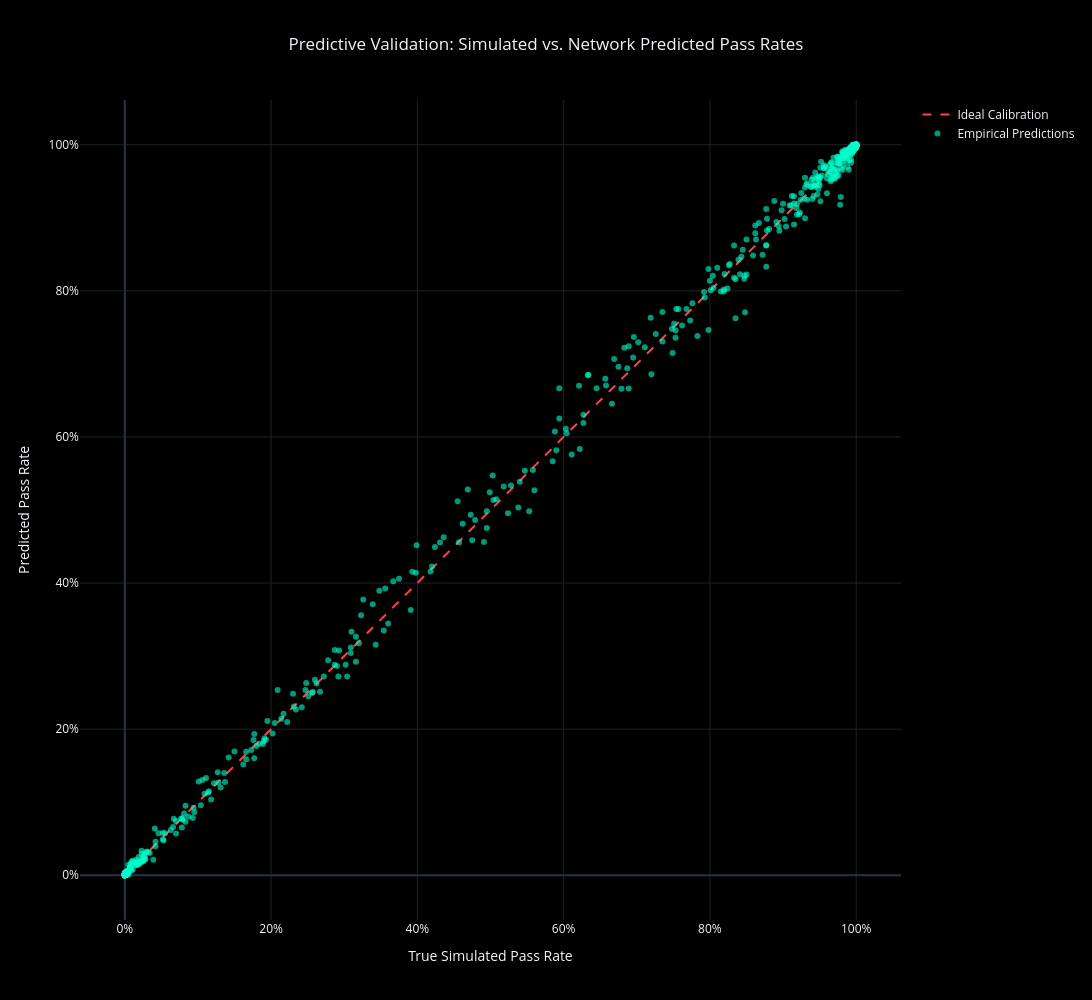

The code cell stored with this chart in its notebook:
### Code cell
from sklearn.model_selection import train_test_split
from sklearn.preprocessing import StandardScaler
from sklearn.metrics import r2_score, mean_absolute_error

import torch
import torch.nn as nn
import torch.optim as optim

device = torch.device("cuda" if torch.cuda.is_available() else "cpu")
print(f"[INFO] Target Execution Device: {str(device).upper()}")

df_validation = pd.DataFrame(rr_wr_passrate, columns=['RR', 'WR', 'Pass_Rate'])
X = df_validation[['RR', 'WR']].values
y = df_validation['Pass_Rate'].values

X_train, X_test, y_train, y_test = train_test_split(X, y, test_size=0.2, random_state=42)

scaler = StandardScaler()
X_train_scaled = scaler.fit_transform(X_train)
X_test_scaled = scaler.transform(X_test)

X_train_tensor = torch.tensor(X_train_scaled, dtype=torch.float32).to(device)
y_train_tensor = torch.tensor(y_train, dtype=torch.float32).unsqueeze(1).to(device)

X_test_tensor = torch.tensor(X_test_scaled, dtype=torch.float32).to(device)


class PassRateEmulator(nn.Module):
    def __init__(self):
        super(PassRateEmulator, self).__init__()
        self.network = nn.Sequential(
            nn.Linear(2, 128),     
            nn.ReLU(),
            nn.Linear(128, 64),    
            nn.ReLU(),
            nn.Linear(64, 32),     
            nn.ReLU(),
            nn.Linear(32, 1)       
        )
        
    def forward(self, x):
        return self.network(x)

nn_model = PassRateEmulator().to(device)

criterion = nn.MSELoss()
optimizer = optim.Adam(nn_model.parameters(), lr=0.005)


epochs = 2000
print(f"[INFO] Initializing model optimization over {epochs} epochs...")
print("-" * 50)

for epoch in range(epochs):
    nn_model.train()
    
    predictions = nn_model(X_train_tensor)
    loss = criterion(predictions, y_train_tensor)
    
    optimizer.zero_grad()
    loss.backward()
    optimizer.step()
    
    if (epoch + 1) % 200 == 0:
        print(f"Epoch [{epoch+1:04d}/{epochs}] | Mean Squared Error: {loss.item():.6f}")

print("-" * 50)
print("[INFO] Model training phase completed.")


nn_model.eval()
with torch.no_grad(): 
    y_pred_tensor = nn_model(X_test_tensor)
    y_pred = y_pred_tensor.cpu().numpy().flatten()

y_pred = np.clip(y_pred, 0.0, 1.0) 

r2 = r2_score(y_test, y_pred)
mae = mean_absolute_error(y_test, y_pred)

print("\n" + "=" * 55)
print("             SURROGATE MODEL EVALUATION REPORT            ")
print("=" * 55)
print(f" Coefficient of Determination (R²): {r2:.4f}")
print(f" Mean Absolute Error (MAE):         {mae:.2%}")
print("=" * 55 + "\n")


fig_val = go.Figure()

line_range = np.linspace(0, 1, 100)
fig_val.add_trace(go.Scatter(
    x=line_range, y=line_range,
    mode='lines',
    name='Ideal Calibration',
    line=dict(color='#ff4444', dash='dash', width=2)
))

fig_val.add_trace(go.Scatter(
    x=y_test, y=y_pred,
    mode='markers',
    name='Empirical Predictions',
    marker=dict(color='#00ffcc', size=6, opacity=0.6),
    hovertemplate="Simulated: %{x:.1%}<br>Predicted: %{y:.1%}<extra></extra>"
))

fig_val.update_layout(
    template='plotly_dark',
    paper_bgcolor='#000000',
    plot_bgcolor='#000000',
    title={'text': "Predictive Validation: Simulated vs. Network Predicted Pass Rates", 'x': 0.5, 'xanchor': 'center'},
    xaxis=dict(title="True Simulated Pass Rate", gridcolor='#222222', tickformat='.0%'),
    yaxis=dict(title="Predicted Pass Rate", gridcolor='#222222', tickformat='.0%'),
    height=1000,
    width=1200,
    showlegend=True
)

fig_val.show()

### Figure 1 — Plotly figure (JSON) as saved in the notebook; plotly's stock layout.template omitted (floating-point values rounded to 4 significant figures; data arrays with more than 128 entries replaced by an {"elided": "..."} marker saying what was removed)
{"data": [{"line": {"color": "#ff4444", "dash": "dash", "width": 2}, "mode": "lines", "name": "Ideal Calibration", "type": "scatter", "x": [0.0, 0.0101, 0.0202, 0.0303, 0.0404, 0.05051, 0.06061, 0.07071, 0.08081, 0.09091, 0.101, 0.1111, 0.1212, 0.1313, 0.1414, 0.1515, 0.1616, 0.1717, 0.1818, 0.1919, 0.202, 0.2121, 0.2222, 0.2323, 0.2424, 0.2525, 0.2626, 0.2727, 0.2828, 0.2929, 0.303, 0.3131, 0.3232, 0.3333, 0.3434, 0.3535, 0.3636, 0.3737, 0.3838, 0.3939, 0.404, 0.4141, 0.4242, 0.4343, 0.4444, 0.4545, 0.4646, 0.4747, 0.4848, 0.4949, 0.5051, 0.5152, 0.5253, 0.5354, 0.5455, 0.5556, 0.5657, 0.5758, 0.5859, 0.596, 0.6061, 0.6162, 0.6263, 0.6364, 0.6465, 0.6566, 0.6667, 0.6768, 0.6869, 0.697, 0.7071, 0.7172, 0.7273, 0.7374, 0.7475, 0.7576, 0.7677, 0.7778, 0.7879, 0.798, 0.8081, 0.8182, 0.8283, 0.8384, 0.8485, 0.8586, 0.8687, 0.8788, 0.8889, 0.899, 0.9091, 0.9192, 0.9293, 0.9394, 0.9495, 0.9596, 0.9697, 0.9798, 0.9899, 1.0], "y": [0.0, 0.0101, 0.0202, 0.0303, 0.0404, 0.05051, 0.06061, 0.07071, 0.08081, 0.09091, 0.101, 0.1111, 0.1212, 0.1313, 0.1414, 0.1515, 0.1616, 0.1717, 0.1818, 0.1919, 0.202, 0.2121, 0.2222, 0.2323, 0.2424, 0.2525, 0.2626, 0.2727, 0.2828, 0.2929, 0.303, 0.3131, 0.3232, 0.3333, 0.3434, 0.3535, 0.3636, 0.3737, 0.3838, 0.3939, 0.404, 0.4141, 0.4242, 0.4343, 0.4444, 0.4545, 0.4646, 0.4747, 0.4848, 0.4949, 0.5051, 0.5152, 0.5253, 0.5354, 0.5455, 0.5556, 0.5657, 0.5758, 0.5859, 0.596, 0.6061, 0.6162, 0.6263, 0.6364, 0.6465, 0.6566, 0.6667, 0.6768, 0.6869, 0.697, 0.7071, 0.7172, 0.7273, 0.7374, 0.7475, 0.7576, 0.7677, 0.7778, 0.7879, 0.798, 0.8081, 0.8182, 0.8283, 0.8384, 0.8485, 0.8586, 0.8687, 0.8788, 0.8889, 0.899, 0.9091, 0.9192, 0.9293, 0.9394, 0.9495, 0.9596, 0.9697, 0.9798, 0.9899, 1.0]}, {"hovertemplate": "Simulated: %{x:.1%}<br>Predicted: %{y:.1%}<extra></extra>", "marker": {"color": "#00ffcc", "opacity": 0.6, "size": 6}, "mode": "markers", "name": "Empirical Predictions", "type": "scatter", "x": {"elided": "1000 float values"}, "y": {"elided": "1000 float values"}}], "layout": {"height": 1000, "paper_bgcolor": "#000000", "plot_bgcolor": "#000000", "showlegend": true, "title": {"text": "Predictive Validation: Simulated vs. Network Predicted Pass Rates", "x": 0.5, "xanchor": "center"}, "width": 1200, "xaxis": {"gridcolor": "#222222", "tickformat": ".0%", "title": {"text": "True Simulated Pass Rate"}}, "yaxis": {"gridcolor": "#222222", "tickformat": ".0%", "title": {"text": "Predicted Pass Rate"}}}}
